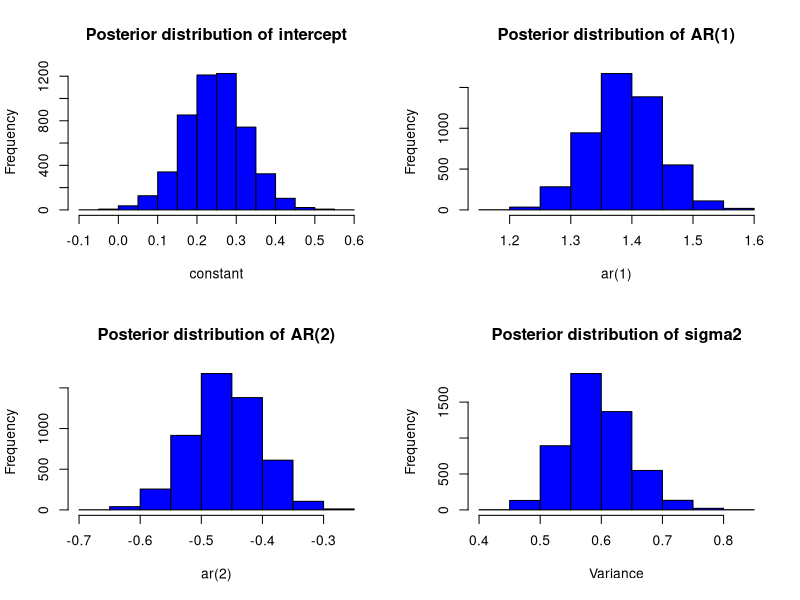

This chart was generated by the following R code:
setwd("C:/Users/kishor/OneDrive - UWM/Bayesian/Code2017/CHAPTER1/DATA")
set.seed(123)
# Data set up ####
library(readxl)
inflation <- read_excel("inflation.xls")
colnames(inflation)[1] = "period"

t = nrow(inflation)
lag0 = inflation[3:t,]
lag1 = inflation[2:(t-1),]
lag2 = inflation[1:(t-2),]
x_0 = rep(1, length(lag0))
colnames(lag1)[2] = "lag1"
colnames(lag2)[2] = "lag2"
y= as.matrix(lag0[,2])
x = as.matrix(cbind(x_0, lag1[,2],lag2[,2]))
t = nrow(x)

#Set priors and starting values ####

## Priors for B 
#MODEL IS Y=ALPHA+B1*Y(T-1)+B2*Y(T-2)+ET
B0 = (c(0,0,0))
sigma0 = diag(1,3,3)

## Priors for Sigma2 

T0 = 1 
D0 = 0.1

## Starting values

B = B0
sigma2 =1
reps = 5000 #samples to be saved for inference
burn = 4000 #throwing off
out1 = matrix(0,reps,3)
out2 = c()

# Loop ####
for(i in 1:reps){
  
  M = solve( solve(sigma0) + drop((1 / sigma2)) * (t(x) %*% x)) %*% ( solve(sigma0) %*% B0 + drop((1 / sigma2)) *( t(x) %*% y) )
  V = solve(solve(sigma0) + drop((1 / sigma2))*(t(x) %*% x))
  chck= -1
  
  B = M + t((rnorm(3)) %*% chol(V))
  
  b= rbind(c(B[2],B[3]), c(1,0) )
  
#  ee = max(abs(eigen(b)$values))
  
  resid = y - x %*% B
  
  T1 = t + T0
  D1 = D0 + t(resid)%*% resid
  
  # draw from IG
  
  z0 = rnorm(T1)
  z0_z0 = t(z0) %*% z0
  
  sigma2 = D1 /z0_z0
  out1[i,]=t(B)
  out2[i]=sigma2
  
  
} 

#plot marginal posterior distributions
par(mfrow=c(2,2))
hist(out1[,1], main="Posterior distribution of intercept",xlab="constant",col="blue")

hist(out1[,2], main="Posterior distribution of AR(1)",xlab="ar(1)",col="blue")
hist(out1[,3], main="Posterior distribution of AR(2)",xlab="ar(2)",col="blue")
hist(out2, main="Posterior distribution of sigma2",xlab="Variance",col="blue")

#compute mean of the marginal posterior distribution of B
MB=colMeans(out1)
#Compute standard error
VB=apply(out1,2,sd)
#compute percentile
quants <- c(0.05,0.95)
EB=apply( out1 , 2 , quantile , probs = quants , na.rm = TRUE )


